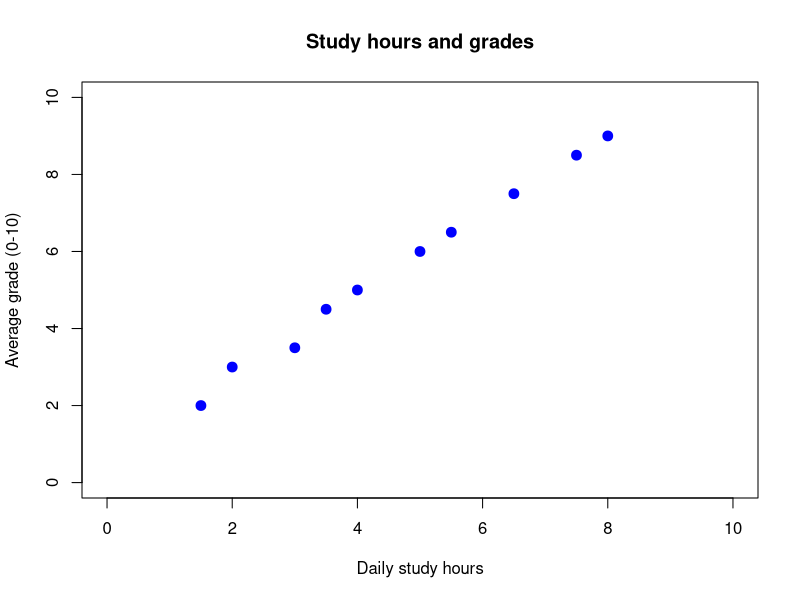
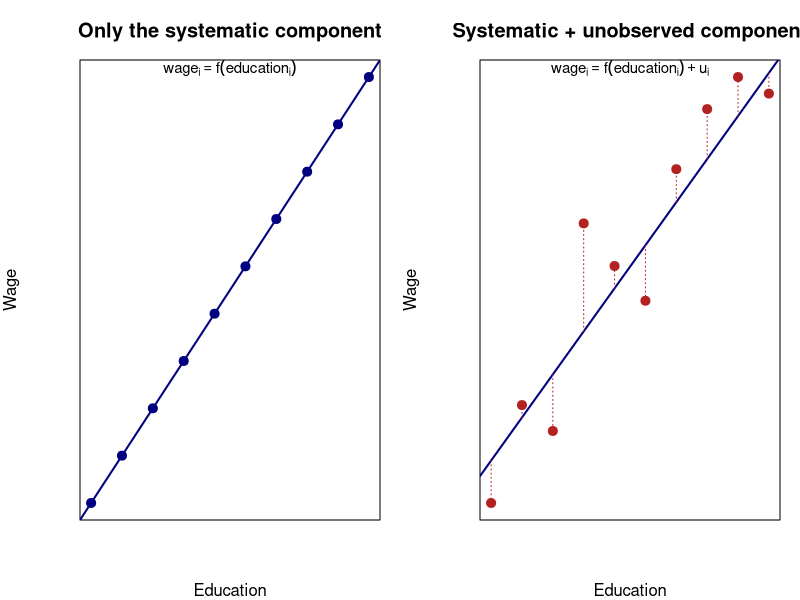
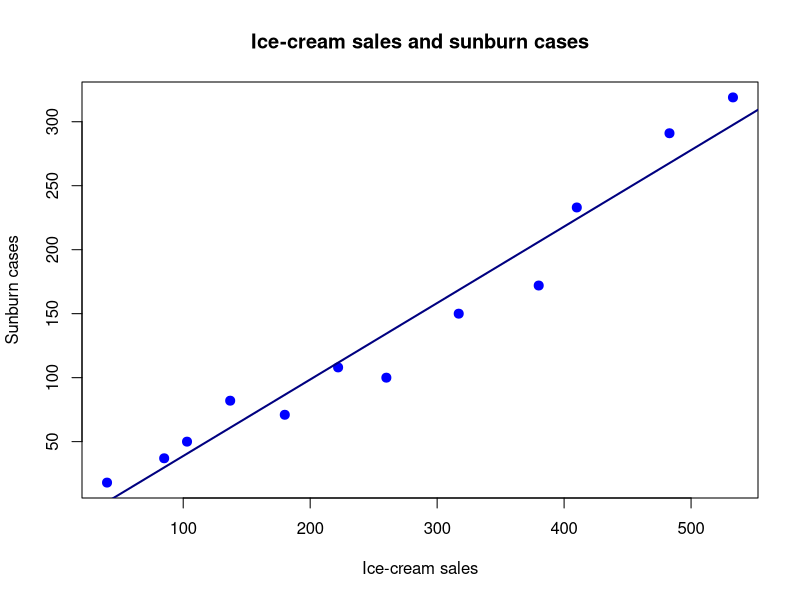
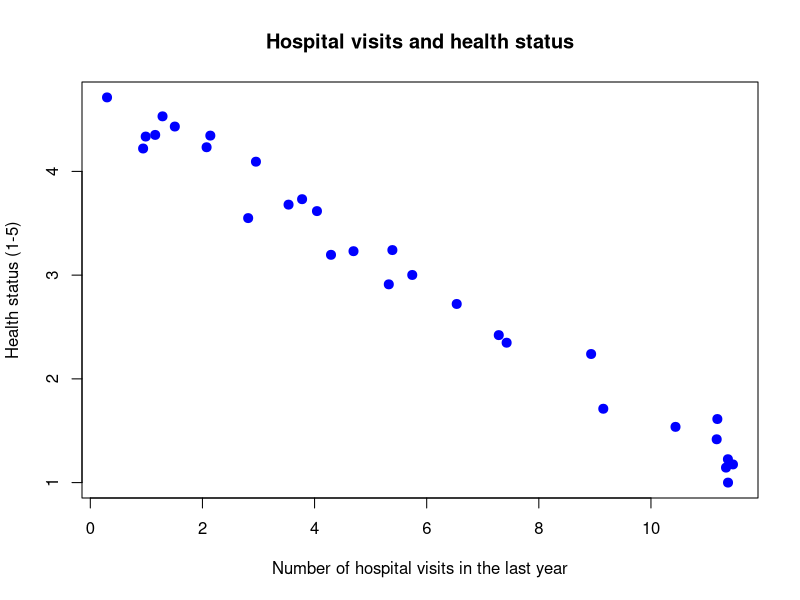
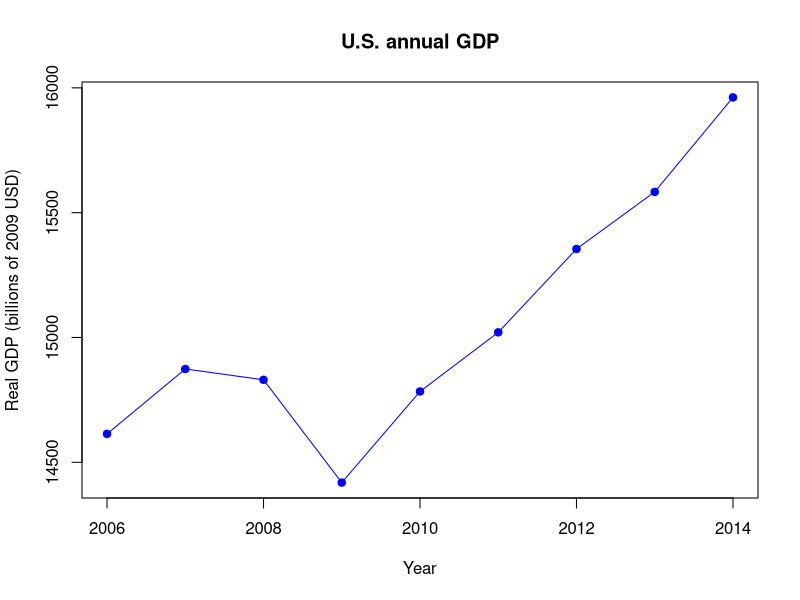
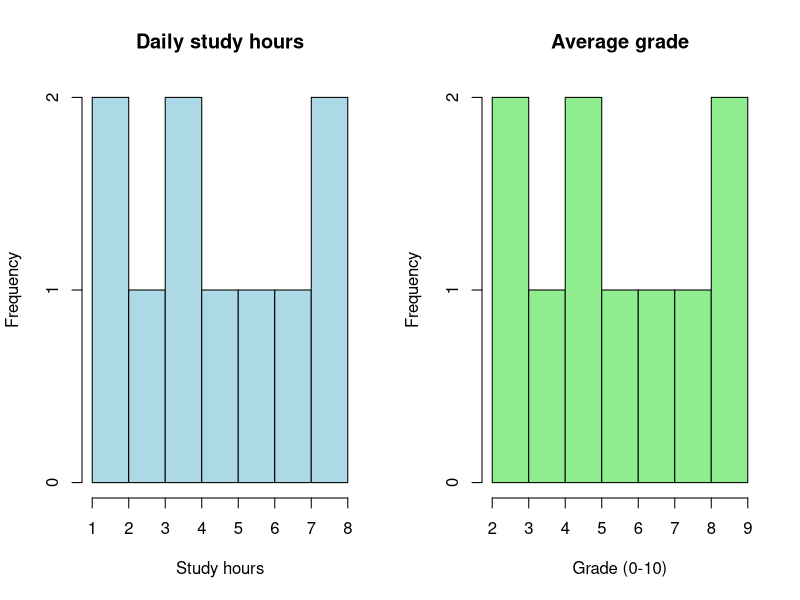
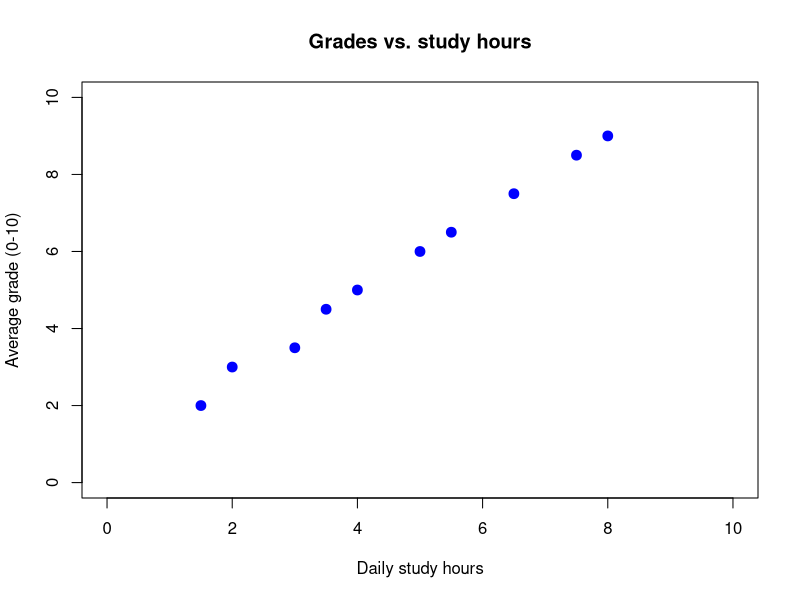

These figures' R source, in order:
## ---- chunk 1
grades <- data.frame(
  study = c(1.5, 2.0, 3.0, 3.5, 4.0, 5.0, 5.5, 6.5, 7.5, 8.0),
  grade = c(2.0, 3.0, 3.5, 4.5, 5.0, 6.0, 6.5, 7.5, 8.5, 9.0)
)
grades
## ---- chunk 2
#| fig-cap: "Daily study hours and average grade for ten students. Each dot is one student."
plot(grades$study, grades$grade,
     xlab = "Daily study hours",
     ylab = "Average grade (0-10)",
     main = "Study hours and grades",
     xlim = c(0, 10), ylim = c(0, 10),
     pch = 19, col = "blue", cex = 1.3)
## ---- chunk 3
#| fig-cap: "Economic model vs. econometric model. Left: the systematic component alone would place every worker on the line. Right: the unobserved component u explains why workers with the same education earn different wages."
#| fig-width: 9
#| fig-height: 4.2
set.seed(1)
educ <- 1:10
wage_line <- 1 + 0.7 * educ

op <- par(mfrow = c(1, 2), mar = c(4, 4, 3, 1))

# Panel 1: systematic component only
plot(educ, wage_line,
     xlab = "Education", ylab = "Wage", main = "Only the systematic component",
     pch = 19, col = "navy", cex = 1.2, axes = FALSE)
box(); abline(1, 0.7, col = "navy", lwd = 2)
mtext(expression(wage[i] == f(education[i])), side = 3, line = -1, cex = 0.9)

# Panel 2: systematic + unobserved component
wage_obs <- wage_line + rnorm(10, 0, 1.1)
plot(educ, wage_obs,
     xlab = "Education", ylab = "Wage", main = "Systematic + unobserved component",
     pch = 19, col = "firebrick", cex = 1.2, axes = FALSE)
box(); abline(1, 0.7, col = "navy", lwd = 2)
segments(educ, wage_line, educ, wage_obs, col = "firebrick", lty = 3)
mtext(expression(wage[i] == f(education[i]) + u[i]), side = 3, line = -1, cex = 0.9)

par(op)
## ---- chunk 4
#| fig-cap: "Ice-cream sales and sunburn cases, by month (stylised data). The relationship in the data is clearly positive."
icecream <- c(40, 85, 137, 222, 317, 410, 533, 483, 380, 260, 180, 103)
sunburn  <- c(18, 37,  82, 108, 150, 233, 319, 291, 172, 100,  71,  50)
plot(icecream, sunburn,
     xlab = "Ice-cream sales", ylab = "Sunburn cases",
     main = "Ice-cream sales and sunburn cases",
     pch = 19, col = "blue", cex = 1.2)
abline(lm(sunburn ~ icecream), col = "navy", lwd = 2)
## ---- chunk 5
#| fig-cap: "Hospital visits in the last year and health status (stylised data). The relationship in the data is negative."
set.seed(7)
visits <- sort(runif(30, 0.2, 11.5))
health <- pmin(pmax(4.7 - 0.30 * visits + rnorm(30, 0, 0.22), 1), 5)
plot(visits, health,
     xlab = "Number of hospital visits in the last year",
     ylab = "Health status (1-5)",
     main = "Hospital visits and health status",
     pch = 19, col = "blue", cex = 1.2)
## ---- chunk 6
cross_section <- data.frame(
  Individual = 1:6,
  Education  = c("High school", "Bachelor's", "Master's",
                 "Bachelor's", "High school", "Master's"),
  Sex        = c("Female", "Male", "Female", "Male", "Male", "Female"),
  Wage       = c(12.5, 18.0, 24.3, 17.8, 11.2, 30.4)
)
knitr::kable(
  cross_section,
  align   = c("c", "l", "l", "r"),
  caption = "A cross-section: many units, all observed in one time period (illustrative data)."
)
## ---- chunk 7
#| fig-cap: "A time series: U.S. annual real GDP (billions of 2009 dollars), 2006-2014."
gdp <- data.frame(
  year = 2006:2014,
  gdp  = c(14613.8, 14873.7, 14830.4, 14418.7, 14783.8,
           15020.6, 15354.6, 15583.3, 15961.7)
)
plot(gdp$year, gdp$gdp, type = "o",
     xlab = "Year", ylab = "Real GDP (billions of 2009 USD)",
     main = "U.S. annual GDP", pch = 19, col = "blue")
## ---- chunk 8
panel <- data.frame(
  Firm   = c(1, 1, 1, 2, 2, 2),
  Year   = c(2019, 2020, 2021, 2019, 2020, 2021),
  Output = c(7.9, 7.2, 8.9, 10.4, 10.2, 13.3)
)
knitr::kable(
  panel,
  align   = c("c", "c", "r"),
  caption = "A panel: the same units (firms), each observed over several periods (illustrative data)."
)
## ---- chunk 9
grades <- data.frame(
  study = c(1.5, 2.0, 3.0, 3.5, 4.0, 5.0, 5.5, 6.5, 7.5, 8.0),
  grade = c(2.0, 3.0, 3.5, 4.5, 5.0, 6.0, 6.5, 7.5, 8.5, 9.0)
)
## ---- chunk 10
summary(grades)
sapply(grades, sd)
## ---- chunk 11
#| fig-cap: "Distributions of daily study hours and average grades."
#| fig-width: 9
#| fig-height: 4
op <- par(mfrow = c(1, 2))
hist(grades$study, breaks = 6, col = "lightblue",
     main = "Daily study hours", xlab = "Study hours")
hist(grades$grade, breaks = 6, col = "lightgreen",
     main = "Average grade", xlab = "Grade (0-10)")
par(op)
## ---- chunk 12
#| fig-cap: "Average grade against daily study hours."
plot(grades$study, grades$grade,
     xlab = "Daily study hours", ylab = "Average grade (0-10)",
     main = "Grades vs. study hours",
     xlim = c(0, 10), ylim = c(0, 10),
     pch = 19, col = "blue", cex = 1.3)
## ---- chunk 13
cor(grades$study, grades$grade)
